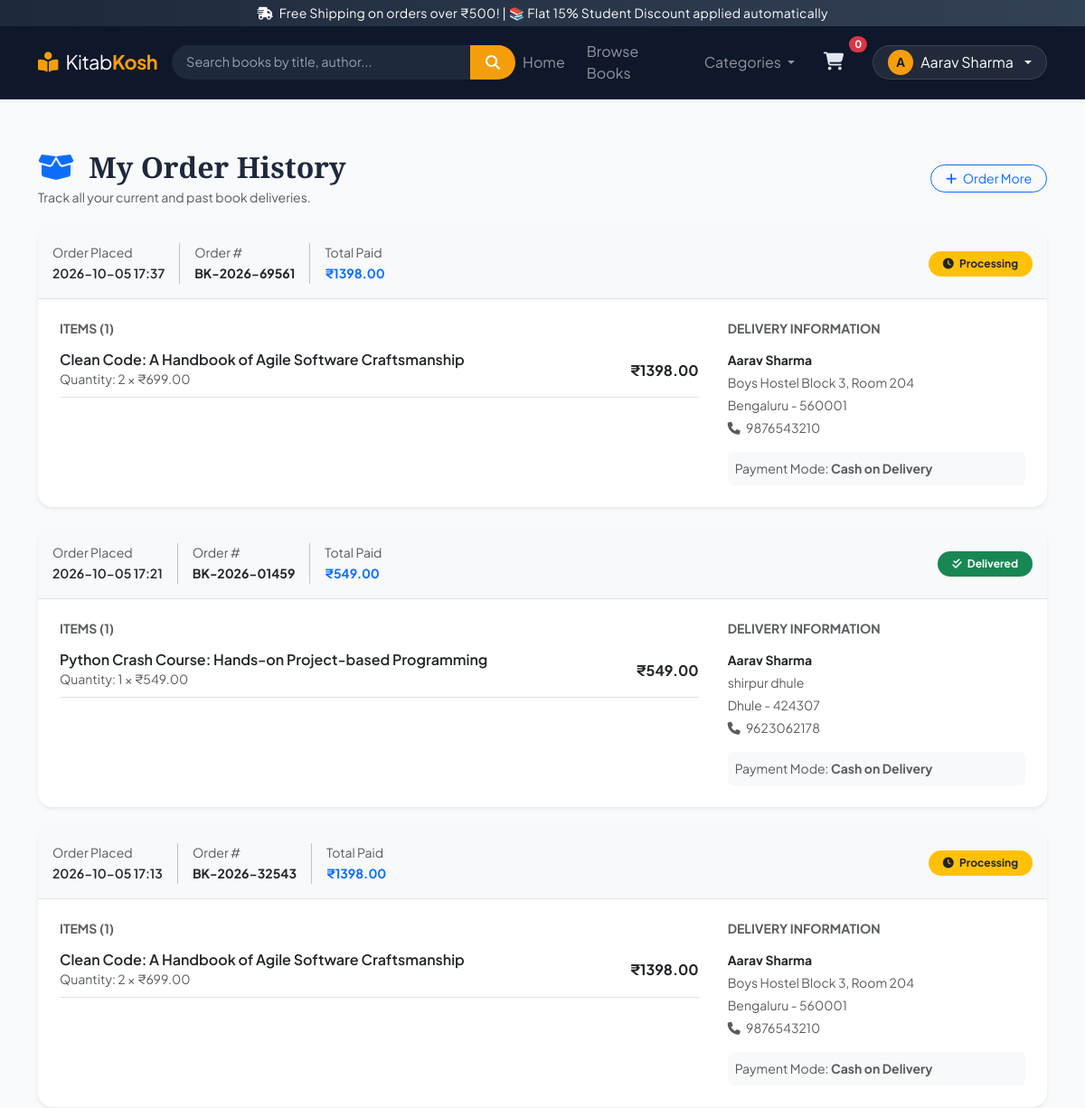
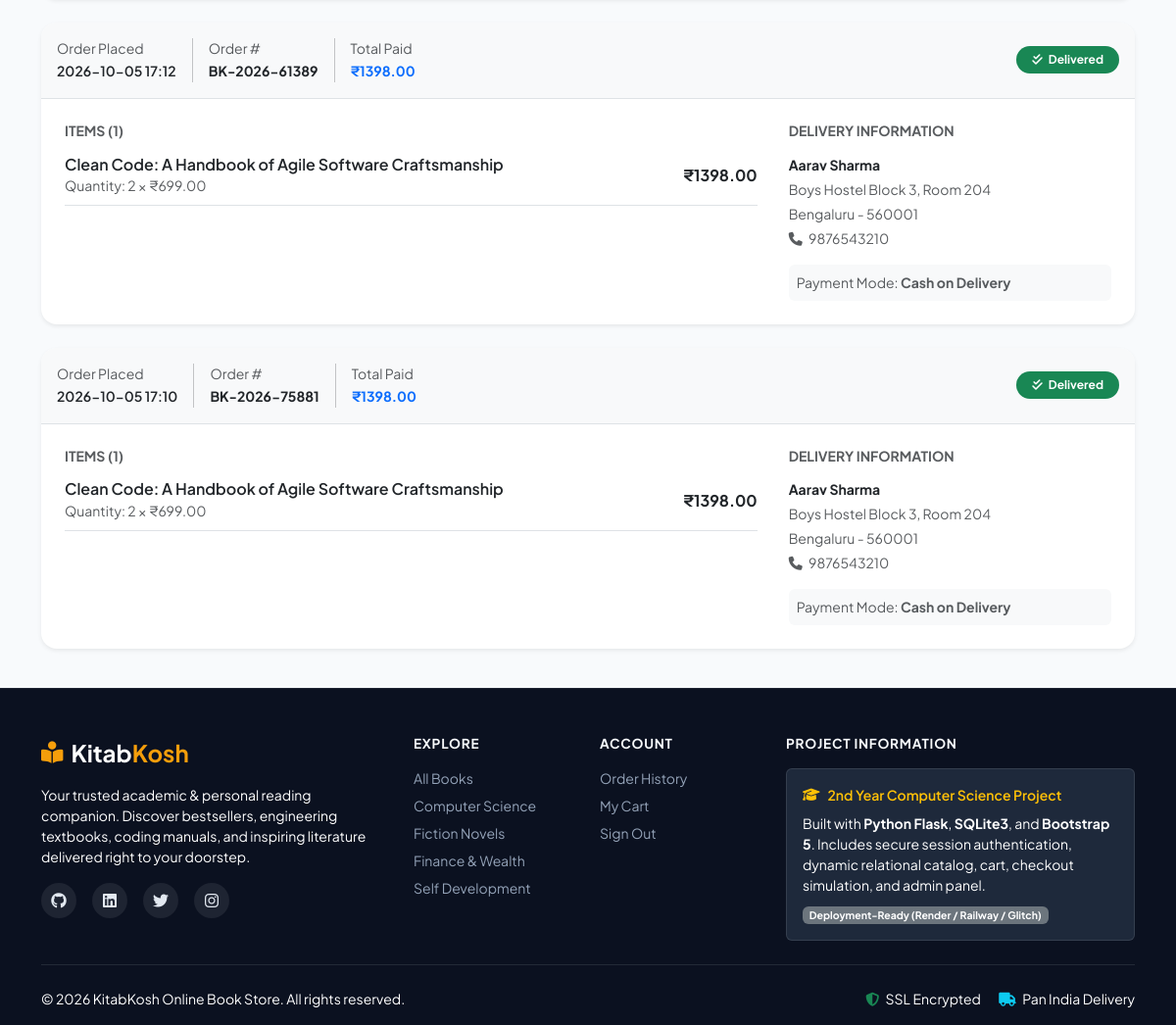
Page /orders (signed in) on the committed database (2 pictures, top to bottom).
### tables this page shows
CREATE TABLE orders (
            id INTEGER PRIMARY KEY AUTOINCREMENT,
            order_number TEXT UNIQUE NOT NULL,
            user_id INTEGER NOT NULL,
            full_name TEXT NOT NULL,
            email TEXT NOT NULL,
            phone TEXT NOT NULL,
            address TEXT NOT NULL,
            city TEXT NOT NULL,
            pincode TEXT NOT NULL,
            payment_method TEXT NOT NULL,
            total_amount REAL NOT NULL,
            status TEXT DEFAULT 'Processing',
            created_at TIMESTAMP DEFAULT CURRENT_TIMESTAMP,
            FOREIGN KEY (user_id) REFERENCES users(id)
        );

CREATE TABLE order_items (
            id INTEGER PRIMARY KEY AUTOINCREMENT,
            order_id INTEGER NOT NULL,
            book_id INTEGER NOT NULL,
            title TEXT NOT NULL,
            price REAL NOT NULL,
            quantity INTEGER NOT NULL,
            FOREIGN KEY (order_id) REFERENCES orders(id) ON DELETE CASCADE,
            FOREIGN KEY (book_id) REFERENCES books(id)
        );

### app.py (the view)
@app.route("/orders")
@login_required
def user_orders():
    db = get_db()
    orders = db.execute(
        "SELECT * FROM orders WHERE user_id = ? ORDER BY created_at DESC",
        (session["user_id"],)
    ).fetchall()
    orders_with_items = []
    for order in orders:
        items = db.execute(
            "SELECT * FROM order_items WHERE order_id = ?",
            (order["id"],)
        ).fetchall()
        orders_with_items.append({"order": order, "order_items": items})
    db.close()
    return render_template("orders.html", orders_with_items=orders_with_items)

### templates/orders.html (shortened to what this page needs)
{% extends "base.html" %}
{% block content %}
<div class="container py-3">
    <div class="d-flex justify-content-between align-items-center mb-4">
        <div>
            <h2 class="fw-bold mb-1"><i class="fa-solid fa-box-open me-2 text-primary"></i> My Order History</h2>
            <p class="text-muted small mb-0">Track all your current and past book deliveries.</p>
        </div>
        <a href="{{ url_for('books') }}" class="btn btn-outline-primary btn-sm rounded-pill px-3">
            <i class="fa-solid fa-plus me-1"></i> Order More
        </a>
    </div>
    {% if orders_with_items %}
    <div class="row g-4">
        {% for entry in orders_with_items %}
        {% set order = entry.order %}
        {% set items = entry.order_items %}
        <div class="col-12">
            <div class="card border-0 shadow-sm rounded-4 overflow-hidden">
                <div class="card-header bg-light border-bottom p-3 d-flex flex-wrap justify-content-between align-items-center gap-2">
                    <div class="d-flex flex-wrap align-items-center gap-3">
                        <div>
                            <span class="text-muted small d-block">Order Placed</span>
                            <span class="fw-semibold small">{{ order.created_at[:16] if order.created_at else 'Recent' }}</span>
                        </div>
                        <div>
                            <span class="text-muted small d-block">Order #</span>
                            <span class="fw-bold text-dark small">{{ order.order_number }}</span>
                        </div>
                        <div>
                            <span class="text-muted small d-block">Total Paid</span>
                            <span class="fw-bold text-primary small">₹{{ "%.2f"|format(order.total_amount) }}</span>
                        </div>
                    </div>
                    <div>
                        <span class="badge {% if order.status == 'Delivered' %}bg-success{% elif order.status == 'Shipped' %}bg-info text-dark{% elif order.status == 'Cancelled' %}bg-danger{% else %}bg-warning text-dark{% endif %} px-3 py-2 rounded-pill">
                            <i class="fa-solid {% if order.status == 'Delivered' %}fa-check-double{% elif order.status == 'Shipped' %}fa-truck{% elif order.status == 'Cancelled' %}fa-ban{% else %}fa-clock{% endif %} me-1"></i>
                            {{ order.status }}
                        </span>
                    </div>
                </div>
                <div class="card-body p-4">
                    <div class="row g-3">
                        <div class="col-md-8">
                            <h6 class="fw-bold small text-muted text-uppercase mb-3">Items ({{ items|length }})</h6>
                            <div class="d-flex flex-column gap-3">
                                {% for item in items %}
                                <div class="d-flex justify-content-between align-items-center pb-2 border-bottom">
                                    <div>
                                        <h6 class="mb-0 fw-semibold">{{ item.title }}</h6>
                                        <small class="text-muted">Quantity: {{ item.quantity }} × ₹{{ "%.2f"|format(item.price) }}</small>
                                    </div>
                                    <span class="fw-bold text-dark">₹{{ "%.2f"|format(item.price * item.quantity) }}</span>
                                </div>
                                {% endfor %}
                            </div>
                        </div>
                        <div class="col-md-4 border-start-md ps-md-4">
                            <h6 class="fw-bold small text-muted text-uppercase mb-3">Delivery Information</h6>
                            <p class="small mb-1"><strong>{{ order.full_name }}</strong></p>
                            <p class="small text-muted mb-1">{{ order.address }}</p>
                            <p class="small text-muted mb-1">{{ order.city }} - {{ order.pincode }}</p>
                            <p class="small text-muted mb-3"><i class="fa-solid fa-phone me-1"></i> {{ order.phone }}</p>
                            <div class="p-2 bg-light rounded small text-muted">
                                <span class="d-block">Payment Mode: <strong>{{ order.payment_method }}</strong></span>
                            </div>
                        </div>
                    </div>
                </div>
            </div>
        </div>
        {% endfor %}
    </div>
    {% endif %}
</div>
{% endblock %}

### templates/base.html (shortened to what this page needs)
<!DOCTYPE html>
<html lang="en">
<head>
    <link href="https://cdn.jsdelivr.net/npm/bootstrap@5.3.3/dist/css/bootstrap.min.css" rel="stylesheet">
    <link rel="stylesheet" href="https://cdnjs.cloudflare.com/ajax/libs/font-awesome/6.5.1/css/all.min.css">
    <link rel="stylesheet" href="{{ url_for('static', filename='css/style.css') }}">
</head>
<body>
    <div class="top-announcement py-1 text-center small text-white">
        <i class="fa-solid fa-truck-fast me-1"></i> Free Shipping on orders over ₹500! | 📚 Flat 15% Student Discount applied automatically
    </div>
    <nav class="navbar navbar-expand-lg navbar-dark sticky-top main-navbar shadow-sm">
        <div class="container">
            <a class="navbar-brand d-flex align-items-center gap-2" href="{{ url_for('index') }}">
                <span class="brand-icon"><i class="fa-solid fa-book-open-reader"></i></span>
                <span class="brand-text">Kitab<strong>Kosh</strong></span>
            </a>
            <div class="collapse navbar-collapse" id="navbarContent">
                <form class="d-flex mx-lg-auto my-2 my-lg-0 search-bar-form" action="{{ url_for('books') }}" method="GET">
                    <div class="input-group">
                        <input class="form-control border-0 ps-3" type="search" name="q" placeholder="Search books by title, author..." value="{{ request.args.get('q', '') }}" aria-label="Search">
                        <button class="btn btn-search text-white px-3" type="submit">
                            <i class="fa-solid fa-magnifying-glass"></i>
                        </button>
                    </div>
                </form>
                <ul class="navbar-nav ms-auto align-items-lg-center gap-lg-2">
                    <li class="nav-item">
                        <a class="nav-link {% if request.endpoint == 'index' %}active{% endif %}" href="{{ url_for('index') }}">Home</a>
                    </li>
                    <li class="nav-item">
                        <a class="nav-link {% if request.endpoint == 'books' %}active{% endif %}" href="{{ url_for('books') }}">Browse Books</a>
                    </li>
                    <li class="nav-item dropdown">
                        <a class="nav-link dropdown-toggle" href="#" role="button" data-bs-toggle="dropdown">
                            Categories
                        </a>
                    </li>
                    <li class="nav-item">
                        <a class="nav-link position-relative cart-nav-btn px-3" href="{{ url_for('cart') }}">
                            <i class="fa-solid fa-cart-shopping fs-5"></i>
                            <span class="position-absolute top-0 start-100 translate-middle badge rounded-pill bg-danger cart-badge">
                                {{ cart_count }}
                            </span>
                        </a>
                    </li>
                    {% if session.get('user_id') %}
                    <li class="nav-item dropdown ms-lg-2">
                        <a class="nav-link dropdown-toggle d-flex align-items-center gap-2 user-pill px-3 py-1 rounded-pill" href="#" role="button" data-bs-toggle="dropdown">
                            <div class="user-avatar-circle">
                                {{ session.get('user_name', 'U')[0]|upper }}
                            </div>
                            <span class="user-display-name text-truncate" style="max-width: 110px;">{{ session.get('user_name') }}</span>
                        </a>
                    </li>
                    {% else %}
                    <li class="nav-item ms-lg-2">
                        <a class="btn btn-accent btn-sm rounded-pill px-3 d-flex align-items-center gap-2" href="{{ url_for('login') }}">
                            <i class="fa-solid fa-mobile-screen"></i> Sign In / Register
                        </a>
                    </li>
                    {% endif %}
                </ul>
            </div>
        </div>
    </nav>
    <main class="page-content py-4">
        {% block content %}{% endblock %}
    </main>
    <footer class="footer-section text-white pt-5 pb-3">
        <div class="container">
            <div class="row g-4 mb-4">
                <div class="col-lg-4 col-md-6">
                    <div class="d-flex align-items-center gap-2 mb-3">
                        <span class="brand-icon"><i class="fa-solid fa-book-open-reader"></i></span>
                        <h4 class="mb-0 fw-bold">Kitab<span class="text-accent">Kosh</span></h4>
                    </div>
                    <p class="text-light-50 small mb-3">
                        Your trusted academic & personal reading companion. Discover bestsellers, engineering textbooks, coding manuals, and inspiring literature delivered right to your doorstep.
                    </p>
                    <div class="d-flex gap-3 social-links">
                        <a href="#" class="social-icon"><i class="fa-brands fa-github"></i></a>
                        <a href="#" class="social-icon"><i class="fa-brands fa-linkedin"></i></a>
                        <a href="#" class="social-icon"><i class="fa-brands fa-twitter"></i></a>
                        <a href="#" class="social-icon"><i class="fa-brands fa-instagram"></i></a>
                    </div>
                </div>
                <div class="col-lg-2 col-md-6 col-6">
                    <h6 class="text-uppercase fw-bold mb-3 footer-heading">Explore</h6>
                    <ul class="list-unstyled footer-links small">
                        <li><a href="{{ url_for('books') }}">All Books</a></li>
                        <li><a href="{{ url_for('books', category='Computer Science') }}">Computer Science</a></li>
                        <li><a href="{{ url_for('books', category='Fiction') }}">Fiction Novels</a></li>
                        <li><a href="{{ url_for('books', category='Finance') }}">Finance & Wealth</a></li>
                        <li><a href="{{ url_for('books', category='Self-Help') }}">Self Development</a></li>
                    </ul>
                </div>
                <div class="col-lg-2 col-md-6 col-6">
                    <h6 class="text-uppercase fw-bold mb-3 footer-heading">Account</h6>
                    <ul class="list-unstyled footer-links small">
                        {% if session.get('user_id') %}
                        <li><a href="{{ url_for('user_orders') }}">Order History</a></li>
                        <li><a href="{{ url_for('cart') }}">My Cart</a></li>
                        <li><a href="{{ url_for('logout') }}">Sign Out</a></li>
                        {% else %}
                        <li><a href="{{ url_for('login') }}">Sign In with Mobile</a></li>
                        <li><a href="{{ url_for('admin_login') }}">Admin Sign In</a></li>
                        {% endif %}
                    </ul>
                </div>
                <div class="col-lg-4 col-md-6">
                    <h6 class="text-uppercase fw-bold mb-3 footer-heading">Project Information</h6>
                    <div class="student-project-card p-3 rounded small">
                        <div class="d-flex align-items-center gap-2 mb-2 text-warning fw-semibold">
                            <i class="fa-solid fa-graduation-cap"></i> 2nd Year Computer Science Project
                        </div>
                        <p class="text-light-50 mb-2">
                            Built with <strong>Python Flask</strong>, <strong>SQLite3</strong>, and <strong>Bootstrap 5</strong>. Includes secure session authentication, dynamic relational catalog, cart, checkout simulation, and admin panel.
                        </p>
                        <div class="badge bg-secondary">Deployment-Ready (Render / Railway / Glitch)</div>
                    </div>
                </div>
            </div>
            <hr class="border-secondary my-4">
            <div class="row align-items-center text-center text-md-start small text-light-50">
                <div class="col-md-6 mb-2 mb-md-0">
                    &copy; 2026 KitabKosh Online Book Store. All rights reserved.
                </div>
                <div class="col-md-6 text-md-end">
                    <span class="me-3"><i class="fa-solid fa-shield-halved text-success me-1"></i> SSL Encrypted</span>
                    <span><i class="fa-solid fa-truck text-info me-1"></i> Pan India Delivery</span>
                </div>
            </div>
        </div>
    </footer>
</body>
</html>

### rows in the picture
orders: created_at "2026-10-05 17:37", order_number "BK-2026-69561", total_amount "1398.00", status "Processing", full_name "Aarav Sharma", address "Boys Hostel Block 3, Room 204", city "Bengaluru", pincode "560001", phone "9876543210", payment_method "Cash on Delivery"
order_items: title "Clean Code: A Handbook of Agile Software Craftsmanship", quantity "2", price "699.00", item.price*item.quantity "1398.00"
orders: created_at "2026-10-05 17:21", order_number "BK-2026-01459", total_amount "549.00", status "Delivered", full_name "Aarav Sharma", address "shirpur dhule", city "Dhule", pincode "424307", phone "9623062178", payment_method "Cash on Delivery"
order_items: title "Python Crash Course: Hands-on Project-based Programming", quantity "1", price "549.00", item.price*item.quantity "549.00"
orders: created_at "2026-10-05 17:13", order_number "BK-2026-32543", total_amount "1398.00", status "Processing", full_name "Aarav Sharma", address "Boys Hostel Block 3, Room 204", city "Bengaluru", pincode "560001", phone "9876543210", payment_method "Cash on Delivery"
order_items: title "Clean Code: A Handbook of Agile Software Craftsmanship", quantity "2", price "699.00", item.price*item.quantity "1398.00"
orders: created_at "2026-10-05 17:12", order_number "BK-2026-61389", total_amount "1398.00", status "Delivered", full_name "Aarav Sharma", address "Boys Hostel Block 3, Room 204", city "Bengaluru", pincode "560001", phone "9876543210", payment_method "Cash on Delivery"
order_items: title "Clean Code: A Handbook of Agile Software Craftsmanship", quantity "2", price "699.00", item.price*item.quantity "1398.00"
orders: created_at "2026-10-05 17:10", order_number "BK-2026-75881", total_amount "1398.00", status "Delivered", full_name "Aarav Sharma", address "Boys Hostel Block 3, Room 204", city "Bengaluru", pincode "560001", phone "9876543210", payment_method "Cash on Delivery"
order_items: title "Clean Code: A Handbook of Agile Software Craftsmanship", quantity "2", price "699.00", item.price*item.quantity "1398.00"

### other values in the picture
{{ cart_count }} "0"
{{ session.get('user_name', 'U')[0]|upper }} "A"
{{ session.get('user_name') }} "Aarav Sharma"
{{ items|length }} "1" "1" "1" "1" "1"
